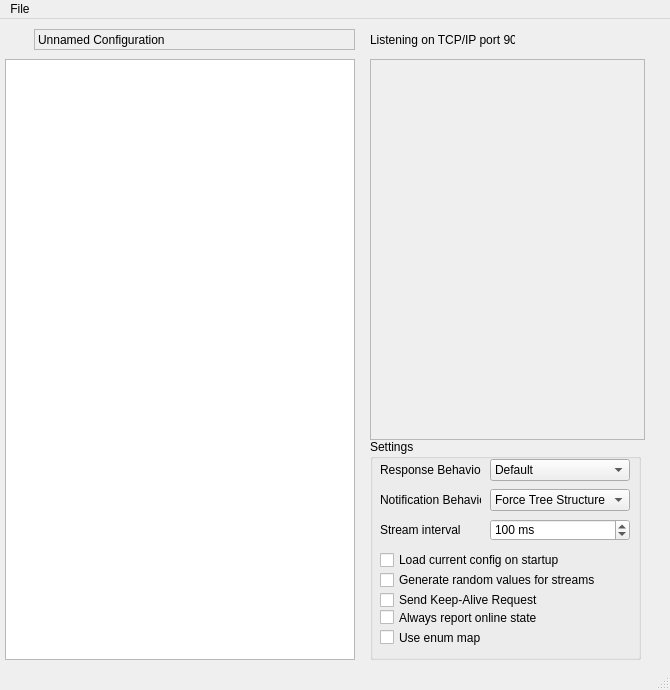
<?xml version="1.0" encoding="UTF-8"?>
<ui version="4.0">
 <class>TinyEmberPlusClass</class>
 <widget class="QMainWindow" name="TinyEmberPlusClass">
  <property name="geometry">
   <rect>
    <x>0</x>
    <y>0</y>
    <width>670</width>
    <height>690</height>
   </rect>
  </property>
  <property name="sizePolicy">
   <sizepolicy hsizetype="Fixed" vsizetype="Fixed">
    <horstretch>0</horstretch>
    <verstretch>0</verstretch>
   </sizepolicy>
  </property>
  <property name="minimumSize">
   <size>
    <width>670</width>
    <height>690</height>
   </size>
  </property>
  <property name="maximumSize">
   <size>
    <width>670</width>
    <height>690</height>
   </size>
  </property>
  <property name="windowTitle">
   <string>Tiny Ember+</string>
  </property>
  <property name="windowIcon">
   <iconset resource="TinyEmberPlus.qrc">
    <normaloff>:/image/resources/document-globe.png</normaloff>:/image/resources/document-globe.png</iconset>
  </property>
  <widget class="QWidget" name="centralWidget">
   <widget class="QFrame" name="entityView">
    <property name="geometry">
     <rect>
      <x>370</x>
      <y>40</y>
      <width>275</width>
      <height>381</height>
     </rect>
    </property>
    <property name="frameShape">
     <enum>QFrame::StyledPanel</enum>
    </property>
    <property name="frameShadow">
     <enum>QFrame::Raised</enum>
    </property>
   </widget>
   <widget class="QTreeWidget" name="gadgetTreeView">
    <property name="geometry">
     <rect>
      <x>5</x>
      <y>40</y>
      <width>350</width>
      <height>601</height>
     </rect>
    </property>
    <property name="animated">
     <bool>true</bool>
    </property>
    <property name="headerHidden">
     <bool>true</bool>
    </property>
    <column>
     <property name="text">
      <string notr="true">1</string>
     </property>
    </column>
   </widget>
   <widget class="QLabel" name="configurationName">
    <property name="geometry">
     <rect>
      <x>34</x>
      <y>10</y>
      <width>321</width>
      <height>21</height>
     </rect>
    </property>
    <property name="frameShape">
     <enum>QFrame::StyledPanel</enum>
    </property>
    <property name="frameShadow">
     <enum>QFrame::Plain</enum>
    </property>
    <property name="text">
     <string>Unnamed Configuration</string>
    </property>
   </widget>
   <widget class="QLabel" name="label">
    <property name="geometry">
     <rect>
      <x>10</x>
      <y>10</y>
      <width>16</width>
      <height>21</height>
     </rect>
    </property>
    <property name="text">
     <string/>
    </property>
    <property name="pixmap">
     <pixmap resource="TinyEmberPlus.qrc">:/image/resources/blue-document-node.png</pixmap>
    </property>
   </widget>
   <widget class="QGroupBox" name="groupBox">
    <property name="geometry">
     <rect>
      <x>370</x>
      <y>420</y>
      <width>271</width>
      <height>221</height>
     </rect>
    </property>
    <property name="title">
     <string>Settings</string>
    </property>
    <property name="flat">
     <bool>false</bool>
    </property>
    <widget class="QLabel" name="label_2">
     <property name="geometry">
      <rect>
       <x>10</x>
       <y>20</y>
       <width>101</width>
       <height>21</height>
      </rect>
     </property>
     <property name="text">
      <string>Response Behavior</string>
     </property>
    </widget>
    <widget class="QComboBox" name="boxResponseBehavior">
     <property name="geometry">
      <rect>
       <x>120</x>
       <y>20</y>
       <width>140</width>
       <height>22</height>
      </rect>
     </property>
     <item>
      <property name="text">
       <string>Default</string>
      </property>
      <property name="icon">
       <iconset resource="TinyEmberPlus.qrc">
        <normaloff>:/image/resources/folder--arrow.png</normaloff>:/image/resources/folder--arrow.png</iconset>
      </property>
     </item>
     <item>
      <property name="text">
       <string>Force Tree Structure</string>
      </property>
      <property name="icon">
       <iconset resource="TinyEmberPlus.qrc">
        <normaloff>:/image/resources/folder.png</normaloff>:/image/resources/folder.png</iconset>
      </property>
     </item>
     <item>
      <property name="text">
       <string>Force Qualified Types</string>
      </property>
      <property name="icon">
       <iconset resource="TinyEmberPlus.qrc">
        <normaloff>:/image/resources/folder-tree.png</normaloff>:/image/resources/folder-tree.png</iconset>
      </property>
     </item>
    </widget>
    <widget class="QLabel" name="label_3">
     <property name="geometry">
      <rect>
       <x>10</x>
       <y>50</y>
       <width>101</width>
       <height>21</height>
      </rect>
     </property>
     <property name="text">
      <string>Notification Behavior</string>
     </property>
    </widget>
    <widget class="QComboBox" name="boxNotificationBehavior">
     <property name="geometry">
      <rect>
       <x>120</x>
       <y>50</y>
       <width>140</width>
       <height>22</height>
      </rect>
     </property>
     <item>
      <property name="text">
       <string>Force Tree Structure</string>
      </property>
      <property name="icon">
       <iconset resource="TinyEmberPlus.qrc">
        <normaloff>:/image/resources/folder.png</normaloff>:/image/resources/folder.png</iconset>
      </property>
     </item>
     <item>
      <property name="text">
       <string>Force Qualified Types</string>
      </property>
      <property name="icon">
       <iconset resource="TinyEmberPlus.qrc">
        <normaloff>:/image/resources/folder-tree.png</normaloff>:/image/resources/folder-tree.png</iconset>
      </property>
     </item>
    </widget>
    <widget class="QCheckBox" name="checkAutoLoadConfig">
     <property name="geometry">
      <rect>
       <x>10</x>
       <y>110</y>
       <width>250</width>
       <height>22</height>
      </rect>
     </property>
     <property name="layoutDirection">
      <enum>Qt::LeftToRight</enum>
     </property>
     <property name="text">
      <string>Load current config on startup</string>
     </property>
     <property name="icon">
      <iconset resource="TinyEmberPlus.qrc">
       <normaloff>:/image/resources/drive-upload.png</normaloff>:/image/resources/drive-upload.png</iconset>
     </property>
    </widget>
    <widget class="QCheckBox" name="checkGenerateRandomValues">
     <property name="geometry">
      <rect>
       <x>10</x>
       <y>130</y>
       <width>250</width>
       <height>22</height>
      </rect>
     </property>
     <property name="toolTip">
      <string>If checked, random values are generated for all parameters a client is subscribed to.</string>
     </property>
     <property name="text">
      <string>Generate random values for streams</string>
     </property>
     <property name="icon">
      <iconset resource="TinyEmberPlus.qrc">
       <normaloff>:/image/resources/sort-number.png</normaloff>:/image/resources/sort-number.png</iconset>
     </property>
    </widget>
    <widget class="QLabel" name="label_4">
     <property name="geometry">
      <rect>
       <x>10</x>
       <y>80</y>
       <width>101</width>
       <height>21</height>
      </rect>
     </property>
     <property name="text">
      <string>Stream interval</string>
     </property>
    </widget>
    <widget class="QSpinBox" name="streamIntervalBox">
     <property name="geometry">
      <rect>
       <x>120</x>
       <y>80</y>
       <width>140</width>
       <height>22</height>
      </rect>
     </property>
     <property name="suffix">
      <string> ms</string>
     </property>
     <property name="minimum">
      <number>50</number>
     </property>
     <property name="maximum">
      <number>1000</number>
     </property>
     <property name="value">
      <number>100</number>
     </property>
    </widget>
    <widget class="QCheckBox" name="checkRequestKeepAlive">
     <property name="geometry">
      <rect>
       <x>10</x>
       <y>150</y>
       <width>250</width>
       <height>22</height>
      </rect>
     </property>
     <property name="toolTip">
      <string/>
     </property>
     <property name="text">
      <string>Send Keep-Alive Request</string>
     </property>
     <property name="icon">
      <iconset resource="TinyEmberPlus.qrc">
       <normaloff>:/image/resources/flag-blue.png</normaloff>:/image/resources/flag-blue.png</iconset>
     </property>
    </widget>
    <widget class="QCheckBox" name="alwaysReportOnlineStateCheckBox">
     <property name="geometry">
      <rect>
       <x>10</x>
       <y>170</y>
       <width>221</width>
       <height>17</height>
      </rect>
     </property>
     <property name="text">
      <string>Always report online state</string>
     </property>
    </widget>
    <widget class="QCheckBox" name="useEnumMapCheckBox">
     <property name="geometry">
      <rect>
       <x>10</x>
       <y>190</y>
       <width>221</width>
       <height>17</height>
      </rect>
     </property>
     <property name="text">
      <string>Use enum map</string>
     </property>
    </widget>
   </widget>
   <widget class="QLabel" name="label_5">
    <property name="geometry">
     <rect>
      <x>370</x>
      <y>10</y>
      <width>145</width>
      <height>21</height>
     </rect>
    </property>
    <property name="text">
     <string>Listening on TCP/IP port 9000</string>
    </property>
   </widget>
  </widget>
  <widget class="QMenuBar" name="menuBar">
   <property name="geometry">
    <rect>
     <x>0</x>
     <y>0</y>
     <width>670</width>
     <height>21</height>
    </rect>
   </property>
   <widget class="QMenu" name="menuFile">
    <property name="title">
     <string>File</string>
    </property>
    <addaction name="actionOpen"/>
    <addaction name="actionSave_as"/>
    <addaction name="actionSave"/>
    <addaction name="separator"/>
    <addaction name="actionExit"/>
   </widget>
   <addaction name="menuFile"/>
  </widget>
  <widget class="QStatusBar" name="statusBar"/>
  <action name="actionSave_as">
   <property name="icon">
    <iconset resource="TinyEmberPlus.qrc">
     <normaloff>:/image/resources/drive--arrow.png</normaloff>:/image/resources/drive--arrow.png</iconset>
   </property>
   <property name="text">
    <string>Save as...</string>
   </property>
  </action>
  <action name="actionSave">
   <property name="icon">
    <iconset resource="TinyEmberPlus.qrc">
     <normaloff>:/image/resources/drive-download.png</normaloff>:/image/resources/drive-download.png</iconset>
   </property>
   <property name="text">
    <string>Save</string>
   </property>
  </action>
  <action name="actionExit">
   <property name="icon">
    <iconset resource="TinyEmberPlus.qrc">
     <normaloff>:/image/resources/cross.png</normaloff>:/image/resources/cross.png</iconset>
   </property>
   <property name="text">
    <string>Exit</string>
   </property>
  </action>
  <action name="actionOpen">
   <property name="icon">
    <iconset resource="TinyEmberPlus.qrc">
     <normaloff>:/image/resources/drive-upload.png</normaloff>:/image/resources/drive-upload.png</iconset>
   </property>
   <property name="text">
    <string>Open...</string>
   </property>
  </action>
 </widget>
 <layoutdefault spacing="6" margin="11"/>
 <resources>
  <include location="TinyEmberPlus.qrc"/>
  <include location="../../../MyProjects.SVN/ember-sdk/Library/trunk/tinyember/Resource.qrc"/>
 </resources>
 <connections>
  <connection>
   <sender>actionOpen</sender>
   <signal>triggered()</signal>
   <receiver>TinyEmberPlusClass</receiver>
   <slot>loadFile()</slot>
   <hints>
    <hint type="sourcelabel">
     <x>-1</x>
     <y>-1</y>
    </hint>
    <hint type="destinationlabel">
     <x>317</x>
     <y>302</y>
    </hint>
   </hints>
  </connection>
  <connection>
   <sender>actionExit</sender>
   <signal>triggered()</signal>
   <receiver>TinyEmberPlusClass</receiver>
   <slot>exit()</slot>
   <hints>
    <hint type="sourcelabel">
     <x>-1</x>
     <y>-1</y>
    </hint>
    <hint type="destinationlabel">
     <x>317</x>
     <y>302</y>
    </hint>
   </hints>
  </connection>
  <connection>
   <sender>actionSave</sender>
   <signal>triggered()</signal>
   <receiver>TinyEmberPlusClass</receiver>
   <slot>saveFile()</slot>
   <hints>
    <hint type="sourcelabel">
     <x>-1</x>
     <y>-1</y>
    </hint>
    <hint type="destinationlabel">
     <x>317</x>
     <y>302</y>
    </hint>
   </hints>
  </connection>
  <connection>
   <sender>actionSave_as</sender>
   <signal>triggered()</signal>
   <receiver>TinyEmberPlusClass</receiver>
   <slot>saveFileAs()</slot>
   <hints>
    <hint type="sourcelabel">
     <x>-1</x>
     <y>-1</y>
    </hint>
    <hint type="destinationlabel">
     <x>317</x>
     <y>302</y>
    </hint>
   </hints>
  </connection>
  <connection>
   <sender>gadgetTreeView</sender>
   <signal>currentItemChanged(QTreeWidgetItem*,QTreeWidgetItem*)</signal>
   <receiver>TinyEmberPlusClass</receiver>
   <slot>treeItemChanged(QTreeWidgetItem*,QTreeWidgetItem*)</slot>
   <hints>
    <hint type="sourcelabel">
     <x>179</x>
     <y>324</y>
    </hint>
    <hint type="destinationlabel">
     <x>317</x>
     <y>302</y>
    </hint>
   </hints>
  </connection>
  <connection>
   <sender>gadgetTreeView</sender>
   <signal>customContextMenuRequested(QPoint)</signal>
   <receiver>TinyEmberPlusClass</receiver>
   <slot>showContextMenu(QPoint)</slot>
   <hints>
    <hint type="sourcelabel">
     <x>179</x>
     <y>324</y>
    </hint>
    <hint type="destinationlabel">
     <x>317</x>
     <y>302</y>
    </hint>
   </hints>
  </connection>
  <connection>
   <sender>boxNotificationBehavior</sender>
   <signal>currentIndexChanged(int)</signal>
   <receiver>TinyEmberPlusClass</receiver>
   <slot>notificationBehaviorChanged(int)</slot>
   <hints>
    <hint type="sourcelabel">
     <x>558</x>
     <y>332</y>
    </hint>
    <hint type="destinationlabel">
     <x>334</x>
     <y>302</y>
    </hint>
   </hints>
  </connection>
  <connection>
   <sender>boxResponseBehavior</sender>
   <signal>currentIndexChanged(int)</signal>
   <receiver>TinyEmberPlusClass</receiver>
   <slot>responseBehaviorChanged(int)</slot>
   <hints>
    <hint type="sourcelabel">
     <x>558</x>
     <y>302</y>
    </hint>
    <hint type="destinationlabel">
     <x>334</x>
     <y>302</y>
    </hint>
   </hints>
  </connection>
  <connection>
   <sender>checkAutoLoadConfig</sender>
   <signal>toggled(bool)</signal>
   <receiver>TinyEmberPlusClass</receiver>
   <slot>autoLoadConfigStateChanged(bool)</slot>
   <hints>
    <hint type="sourcelabel">
     <x>503</x>
     <y>362</y>
    </hint>
    <hint type="destinationlabel">
     <x>334</x>
     <y>302</y>
    </hint>
   </hints>
  </connection>
  <connection>
   <sender>checkGenerateRandomValues</sender>
   <signal>toggled(bool)</signal>
   <receiver>TinyEmberPlusClass</receiver>
   <slot>generateRandomValuesStateChanged(bool)</slot>
   <hints>
    <hint type="sourcelabel">
     <x>503</x>
     <y>503</y>
    </hint>
    <hint type="destinationlabel">
     <x>334</x>
     <y>302</y>
    </hint>
   </hints>
  </connection>
  <connection>
   <sender>streamIntervalBox</sender>
   <signal>editingFinished()</signal>
   <receiver>TinyEmberPlusClass</receiver>
   <slot>updateStreamTimer()</slot>
   <hints>
    <hint type="sourcelabel">
     <x>558</x>
     <y>473</y>
    </hint>
    <hint type="destinationlabel">
     <x>334</x>
     <y>302</y>
    </hint>
   </hints>
  </connection>
  <connection>
   <sender>checkRequestKeepAlive</sender>
   <signal>toggled(bool)</signal>
   <receiver>TinyEmberPlusClass</receiver>
   <slot>updateSendKeepAliveState(bool)</slot>
   <hints>
    <hint type="sourcelabel">
     <x>503</x>
     <y>573</y>
    </hint>
    <hint type="destinationlabel">
     <x>334</x>
     <y>312</y>
    </hint>
   </hints>
  </connection>
  <connection>
   <sender>alwaysReportOnlineStateCheckBox</sender>
   <signal>toggled(bool)</signal>
   <receiver>TinyEmberPlusClass</receiver>
   <slot>updateAlwaysReportOnlineState(bool)</slot>
   <hints>
    <hint type="sourcelabel">
     <x>490</x>
     <y>639</y>
    </hint>
    <hint type="destinationlabel">
     <x>334</x>
     <y>344</y>
    </hint>
   </hints>
  </connection>
  <connection>
   <sender>useEnumMapCheckBox</sender>
   <signal>toggled(bool)</signal>
   <receiver>TinyEmberPlusClass</receiver>
   <slot>updateUseEnumMap(bool)</slot>
   <hints>
    <hint type="sourcelabel">
     <x>490</x>
     <y>639</y>
    </hint>
    <hint type="destinationlabel">
     <x>334</x>
     <y>344</y>
    </hint>
   </hints>
  </connection>
 </connections>
 <slots>
  <slot>loadFile()</slot>
  <slot>saveFile()</slot>
  <slot>saveFileAs()</slot>
  <slot>exit()</slot>
  <slot>treeItemChanged(QTreeWidgetItem*,QTreeWidgetItem*)</slot>
  <slot>showContextMenu(QPoint)</slot>
  <slot>timer()</slot>
  <slot>responseBehaviorChanged(int)</slot>
  <slot>notificationBehaviorChanged(int)</slot>
  <slot>autoLoadConfigStateChanged(bool)</slot>
  <slot>generateRandomValuesStateChanged(bool)</slot>
  <slot>updateStreamTimer()</slot>
  <slot>updateSendKeepAliveState(bool)</slot>
  <slot>updateAlwaysReportOnlineState(bool)</slot>
  <slot>updateUseEnumMap(bool)</slot>
 </slots>
</ui>
